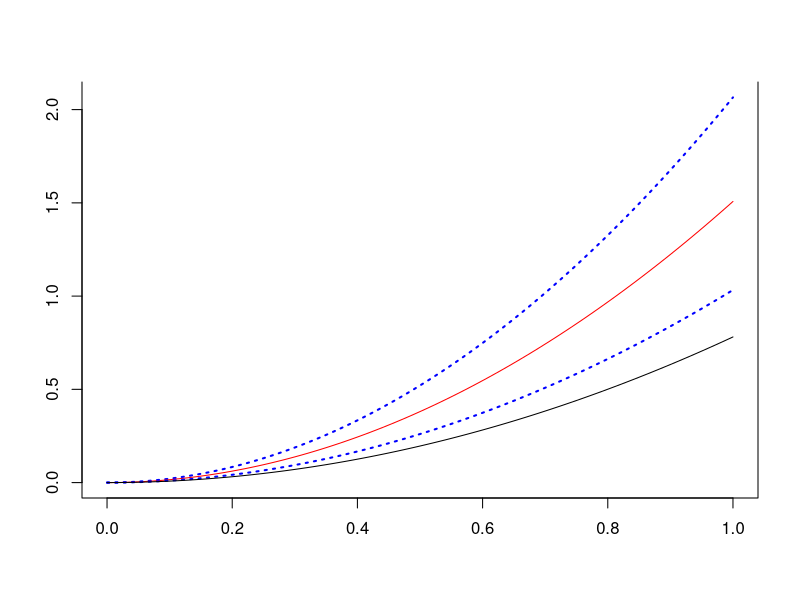

Write the R code that produced this figure.
##This is free, open-source software under the (lenient) GNU GPLv3. It comes with no warranty. 
#It concerns synergy analysis of mixtures whose component IDER are LQ with generalized Lea-Catcheside dose protraction functional.  
#Written by Jian Gao; tested and modified by Ray Sachs and Julien Yu.
########################
library(deSolve)
rm(list=ls())
R=0.5#total mixture dose-rate here taken as 50 cGy per week
lambda=0.05#repair rate is assumed determined by target biology, and is the same for both ions
#Next line sets LQ-Lea parameters for both mixture components
alpha1=0;beta1=8.4;lambda1=lambda;alpha2 =0;beta2=4.2;lambda2=lambda;r1=.5
r2=1-r1# ion 1 delivers fraction r1 of the total dose; ion 2 delivers the rest.
t = seq(0, 1, by = 0.01)# irradiate one week at constant dose-rate
d = R * t# so total dose is 50 cGy
d1 = r1*d; d2 = r2*d# d is split between two ions
E1t <- alpha1*R*t + 2*R^2*beta1/lambda1^2*(lambda1*t -1+exp(-lambda1*t))#integrating the Lea-Catcheside functional explicitly
E2t <- alpha2*R*t + 2*R^2*beta2/lambda2^2*(lambda2*t -1+exp(-lambda2*t))#with constant dose rate gives these IDER

dI1=function(yini,State,Pars){ #incremental effect additivity ordinary differential equation (ODE) initial value problem
  with(as.list(c(State, Pars)), {#uniroot in the next lines determines the inverse functions numerically
    u1=uniroot(function(x) alpha1*R*x + 2*R^2*beta1/lambda1^2*(lambda1*x -1+exp(-lambda1*x)) - I1, lower = 0, upper = 10)$root
    u2=uniroot(function(x) alpha2*R*x + 2*R^2*beta2/lambda2^2*(lambda2*x -1+exp(-lambda2*x)) - I1, lower = 0, upper = 10)$root
    s1 = alpha1*R + 2*R^2*beta1/lambda1*(1-exp(-lambda1*u1))#contribution of ion 1 to the total rate
    s2 = alpha2*R + 2*R^2*beta2/lambda2*(1-exp(-lambda2*u2))
    dI1=r1*s1 + r2*s2# total slope defined as just the weighted sum of individual slopes at each effect value.
    return(list(c(dI1)))
  })
}
pars=c(alpha1,beta1,lambda1,r1, alpha2, beta2,lambda2, r2); yini=c(I1=1e-6); by=.01; times=t#ode is finicky about grammar
out1=ode(yini,times,dI1,pars)#performs the integration
#####simple effect additivity
SEA=alpha1*d1 + 2*R^2*beta1/lambda1^2*(lambda1*d1/R - 1+exp(-lambda1*d1/R))+ #each component contributes the effect due to 
  alpha2*d2 + 2*R^2*beta2/lambda2^2*(lambda2*d2/R - 1+exp(-lambda2*d2/R))    #its own dose
########plot
plot(t, E1t,  col = "blue",type='l', lty=3, lwd=2, ann='F', bty='u')
lines(out1, col="red", ann='F', bty='u')# ,ylim=c(0,alpha2/3))
#lines(d, E1,  col = "blue", lty=3, lwd=2)#sometimes plot out1 and add E1 with lines
lines(t, E2t, col = "blue",lty=3, lwd=2)
lines (t, SEA)
### make the above neater. Should generalize to mixtures with more than 2 ions but not for the first paper where we only ever use 2
